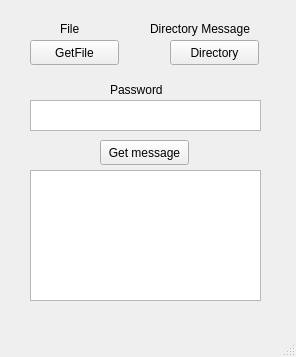
<?xml version="1.0" encoding="UTF-8"?>
<ui version="4.0">
 <class>MainWindow</class>
 <widget class="QMainWindow" name="MainWindow">
  <property name="geometry">
   <rect>
    <x>0</x>
    <y>0</y>
    <width>296</width>
    <height>357</height>
   </rect>
  </property>
  <property name="windowTitle">
   <string>MainWindow</string>
  </property>
  <widget class="QWidget" name="centralwidget">
   <widget class="QTextEdit" name="textEdit_PassWord">
    <property name="geometry">
     <rect>
      <x>30</x>
      <y>100</y>
      <width>231</width>
      <height>31</height>
     </rect>
    </property>
   </widget>
   <widget class="QLabel" name="label">
    <property name="geometry">
     <rect>
      <x>60</x>
      <y>20</y>
      <width>31</width>
      <height>17</height>
     </rect>
    </property>
    <property name="text">
     <string>File</string>
    </property>
   </widget>
   <widget class="QLabel" name="label_2">
    <property name="geometry">
     <rect>
      <x>110</x>
      <y>80</y>
      <width>71</width>
      <height>20</height>
     </rect>
    </property>
    <property name="text">
     <string>Password</string>
    </property>
   </widget>
   <widget class="QPushButton" name="pushButton_Get_Message">
    <property name="geometry">
     <rect>
      <x>100</x>
      <y>140</y>
      <width>89</width>
      <height>25</height>
     </rect>
    </property>
    <property name="text">
     <string>Get message</string>
    </property>
   </widget>
   <widget class="QPushButton" name="pushButton_GetFile">
    <property name="geometry">
     <rect>
      <x>30</x>
      <y>40</y>
      <width>89</width>
      <height>25</height>
     </rect>
    </property>
    <property name="text">
     <string>GetFile</string>
    </property>
   </widget>
   <widget class="QTextEdit" name="textEdit_Message">
    <property name="geometry">
     <rect>
      <x>30</x>
      <y>170</y>
      <width>231</width>
      <height>131</height>
     </rect>
    </property>
    <property name="readOnly">
     <bool>true</bool>
    </property>
   </widget>
   <widget class="QPushButton" name="pushButton_Get_Directory">
    <property name="geometry">
     <rect>
      <x>170</x>
      <y>40</y>
      <width>89</width>
      <height>25</height>
     </rect>
    </property>
    <property name="text">
     <string>Directory</string>
    </property>
   </widget>
   <widget class="QLabel" name="label_3">
    <property name="geometry">
     <rect>
      <x>150</x>
      <y>20</y>
      <width>131</width>
      <height>17</height>
     </rect>
    </property>
    <property name="text">
     <string>Directory Message</string>
    </property>
   </widget>
  </widget>
  <widget class="QMenuBar" name="menubar">
   <property name="geometry">
    <rect>
     <x>0</x>
     <y>0</y>
     <width>296</width>
     <height>22</height>
    </rect>
   </property>
  </widget>
  <widget class="QStatusBar" name="statusbar"/>
 </widget>
 <resources/>
 <connections/>
</ui>
